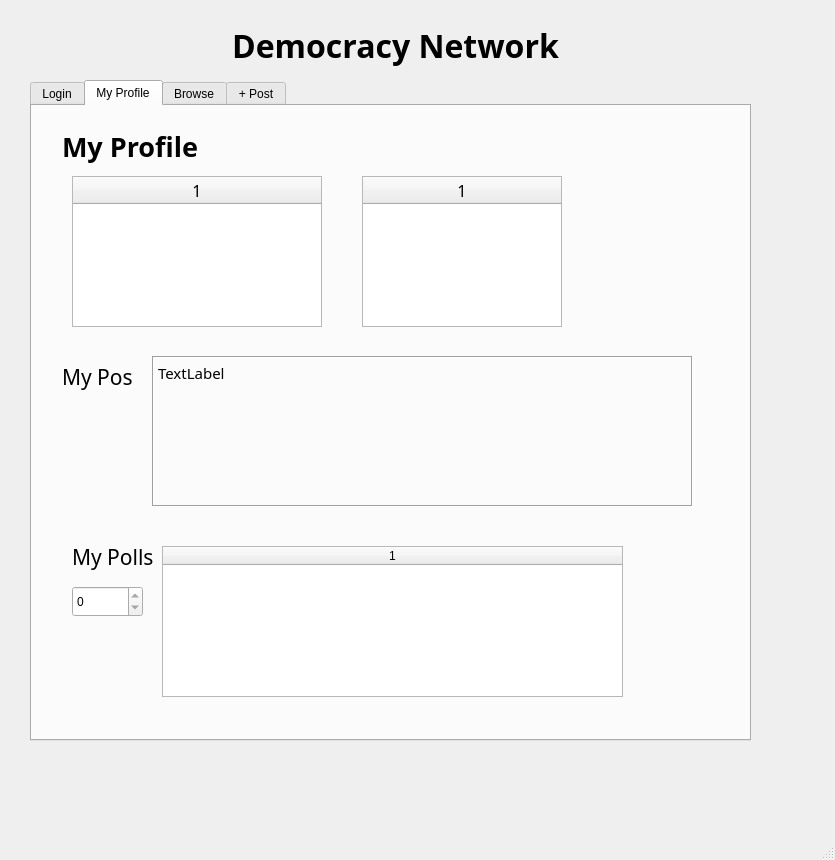
<?xml version="1.0" encoding="UTF-8"?>
<ui version="4.0">
 <class>SocialNetworkWindow</class>
 <widget class="QMainWindow" name="SocialNetworkWindow">
  <property name="geometry">
   <rect>
    <x>0</x>
    <y>0</y>
    <width>835</width>
    <height>860</height>
   </rect>
  </property>
  <property name="windowTitle">
   <string>SocialNetworkWindow</string>
  </property>
  <widget class="QWidget" name="centralwidget">
   <widget class="QTabWidget" name="tabs">
    <property name="geometry">
     <rect>
      <x>30</x>
      <y>80</y>
      <width>721</width>
      <height>661</height>
     </rect>
    </property>
    <property name="currentIndex">
     <number>1</number>
    </property>
    <widget class="QWidget" name="Login">
     <attribute name="title">
      <string>Login</string>
     </attribute>
     <widget class="QLabel" name="loginLabel">
      <property name="geometry">
       <rect>
        <x>220</x>
        <y>40</y>
        <width>241</width>
        <height>21</height>
       </rect>
      </property>
      <property name="font">
       <font>
        <family>Nunito Sans</family>
        <italic>true</italic>
       </font>
      </property>
      <property name="text">
       <string>Enter your name:</string>
      </property>
      <property name="alignment">
       <set>Qt::AlignmentFlag::AlignCenter</set>
      </property>
     </widget>
     <widget class="QTextEdit" name="loginTextEdit">
      <property name="geometry">
       <rect>
        <x>240</x>
        <y>80</y>
        <width>201</width>
        <height>41</height>
       </rect>
      </property>
      <property name="font">
       <font>
        <family>Nunito Sans</family>
        <pointsize>16</pointsize>
       </font>
      </property>
     </widget>
     <widget class="QPushButton" name="loginPushButton">
      <property name="geometry">
       <rect>
        <x>260</x>
        <y>160</y>
        <width>161</width>
        <height>51</height>
       </rect>
      </property>
      <property name="font">
       <font>
        <family>Nunito Sans</family>
        <pointsize>18</pointsize>
        <italic>false</italic>
       </font>
      </property>
      <property name="mouseTracking">
       <bool>false</bool>
      </property>
      <property name="autoFillBackground">
       <bool>false</bool>
      </property>
      <property name="text">
       <string>Login</string>
      </property>
     </widget>
    </widget>
    <widget class="QWidget" name="Self">
     <attribute name="title">
      <string>My Profile</string>
     </attribute>
     <widget class="QTableWidget" name="profileFriendsTable">
      <property name="geometry">
       <rect>
        <x>40</x>
        <y>70</y>
        <width>250</width>
        <height>151</height>
       </rect>
      </property>
      <property name="font">
       <font>
        <family>Nunito Sans</family>
        <pointsize>12</pointsize>
       </font>
      </property>
      <property name="columnCount">
       <number>1</number>
      </property>
      <attribute name="horizontalHeaderVisible">
       <bool>true</bool>
      </attribute>
      <attribute name="horizontalHeaderCascadingSectionResizes">
       <bool>false</bool>
      </attribute>
      <attribute name="horizontalHeaderMinimumSectionSize">
       <number>100</number>
      </attribute>
      <attribute name="horizontalHeaderDefaultSectionSize">
       <number>125</number>
      </attribute>
      <attribute name="horizontalHeaderStretchLastSection">
       <bool>true</bool>
      </attribute>
      <attribute name="verticalHeaderVisible">
       <bool>false</bool>
      </attribute>
      <attribute name="verticalHeaderMinimumSectionSize">
       <number>40</number>
      </attribute>
      <attribute name="verticalHeaderDefaultSectionSize">
       <number>40</number>
      </attribute>
      <column/>
     </widget>
     <widget class="QLabel" name="profilePostsLabel">
      <property name="geometry">
       <rect>
        <x>120</x>
        <y>250</y>
        <width>541</width>
        <height>151</height>
       </rect>
      </property>
      <property name="sizePolicy">
       <sizepolicy hsizetype="Preferred" vsizetype="Preferred">
        <horstretch>0</horstretch>
        <verstretch>0</verstretch>
       </sizepolicy>
      </property>
      <property name="font">
       <font>
        <family>Nunito Sans</family>
        <pointsize>11</pointsize>
       </font>
      </property>
      <property name="frameShape">
       <enum>QFrame::Shape::Box</enum>
      </property>
      <property name="frameShadow">
       <enum>QFrame::Shadow::Sunken</enum>
      </property>
      <property name="text">
       <string>TextLabel</string>
      </property>
      <property name="scaledContents">
       <bool>true</bool>
      </property>
      <property name="alignment">
       <set>Qt::AlignmentFlag::AlignLeading|Qt::AlignmentFlag::AlignLeft|Qt::AlignmentFlag::AlignTop</set>
      </property>
      <property name="wordWrap">
       <bool>true</bool>
      </property>
     </widget>
     <widget class="QLabel" name="profileTitleLabel">
      <property name="geometry">
       <rect>
        <x>30</x>
        <y>20</y>
        <width>281</width>
        <height>41</height>
       </rect>
      </property>
      <property name="font">
       <font>
        <family>Nunito Sans</family>
        <pointsize>20</pointsize>
        <italic>false</italic>
        <bold>true</bold>
        <underline>false</underline>
       </font>
      </property>
      <property name="text">
       <string>My Profile</string>
      </property>
      <property name="scaledContents">
       <bool>true</bool>
      </property>
      <property name="alignment">
       <set>Qt::AlignmentFlag::AlignLeading|Qt::AlignmentFlag::AlignLeft|Qt::AlignmentFlag::AlignVCenter</set>
      </property>
      <property name="wordWrap">
       <bool>false</bool>
      </property>
     </widget>
     <widget class="QTableWidget" name="profileSuggestionsTable">
      <property name="geometry">
       <rect>
        <x>330</x>
        <y>70</y>
        <width>200</width>
        <height>151</height>
       </rect>
      </property>
      <property name="font">
       <font>
        <family>Nunito Sans</family>
        <pointsize>12</pointsize>
       </font>
      </property>
      <property name="columnCount">
       <number>1</number>
      </property>
      <attribute name="horizontalHeaderVisible">
       <bool>true</bool>
      </attribute>
      <attribute name="horizontalHeaderCascadingSectionResizes">
       <bool>false</bool>
      </attribute>
      <attribute name="horizontalHeaderMinimumSectionSize">
       <number>100</number>
      </attribute>
      <attribute name="horizontalHeaderDefaultSectionSize">
       <number>125</number>
      </attribute>
      <attribute name="horizontalHeaderStretchLastSection">
       <bool>true</bool>
      </attribute>
      <attribute name="verticalHeaderVisible">
       <bool>false</bool>
      </attribute>
      <attribute name="verticalHeaderMinimumSectionSize">
       <number>40</number>
      </attribute>
      <attribute name="verticalHeaderDefaultSectionSize">
       <number>40</number>
      </attribute>
      <column/>
     </widget>
     <widget class="QLabel" name="label">
      <property name="geometry">
       <rect>
        <x>40</x>
        <y>430</y>
        <width>101</width>
        <height>41</height>
       </rect>
      </property>
      <property name="font">
       <font>
        <family>Nunito Sans</family>
        <pointsize>16</pointsize>
       </font>
      </property>
      <property name="text">
       <string>My Polls</string>
      </property>
     </widget>
     <widget class="QLabel" name="label_2">
      <property name="geometry">
       <rect>
        <x>30</x>
        <y>250</y>
        <width>71</width>
        <height>41</height>
       </rect>
      </property>
      <property name="font">
       <font>
        <family>Nunito Sans</family>
        <pointsize>16</pointsize>
       </font>
      </property>
      <property name="text">
       <string>My Posts</string>
      </property>
     </widget>
     <widget class="QTableWidget" name="profilePollTable">
      <property name="geometry">
       <rect>
        <x>130</x>
        <y>440</y>
        <width>461</width>
        <height>151</height>
       </rect>
      </property>
      <property name="rowCount">
       <number>0</number>
      </property>
      <property name="columnCount">
       <number>1</number>
      </property>
      <attribute name="horizontalHeaderMinimumSectionSize">
       <number>150</number>
      </attribute>
      <attribute name="horizontalHeaderDefaultSectionSize">
       <number>150</number>
      </attribute>
      <attribute name="horizontalHeaderStretchLastSection">
       <bool>true</bool>
      </attribute>
      <attribute name="verticalHeaderMinimumSectionSize">
       <number>40</number>
      </attribute>
      <attribute name="verticalHeaderDefaultSectionSize">
       <number>40</number>
      </attribute>
      <column/>
     </widget>
     <widget class="QSpinBox" name="profilePollSpinBox">
      <property name="geometry">
       <rect>
        <x>40</x>
        <y>480</y>
        <width>71</width>
        <height>31</height>
       </rect>
      </property>
      <property name="maximum">
       <number>0</number>
      </property>
     </widget>
    </widget>
    <widget class="QWidget" name="Other">
     <attribute name="title">
      <string>Browse</string>
     </attribute>
     <widget class="QPushButton" name="otherAddButton">
      <property name="geometry">
       <rect>
        <x>490</x>
        <y>20</y>
        <width>101</width>
        <height>41</height>
       </rect>
      </property>
      <property name="font">
       <font>
        <family>Nunito Sans</family>
        <pointsize>13</pointsize>
        <italic>false</italic>
       </font>
      </property>
      <property name="mouseTracking">
       <bool>false</bool>
      </property>
      <property name="autoFillBackground">
       <bool>false</bool>
      </property>
      <property name="text">
       <string>+ Add Friend</string>
      </property>
     </widget>
     <widget class="QLabel" name="otherTitleLabel">
      <property name="geometry">
       <rect>
        <x>20</x>
        <y>20</y>
        <width>281</width>
        <height>41</height>
       </rect>
      </property>
      <property name="font">
       <font>
        <family>Nunito Sans</family>
        <pointsize>20</pointsize>
        <italic>false</italic>
        <bold>true</bold>
        <underline>false</underline>
       </font>
      </property>
      <property name="text">
       <string>Add some friends first!</string>
      </property>
      <property name="scaledContents">
       <bool>true</bool>
      </property>
      <property name="alignment">
       <set>Qt::AlignmentFlag::AlignLeading|Qt::AlignmentFlag::AlignLeft|Qt::AlignmentFlag::AlignVCenter</set>
      </property>
      <property name="wordWrap">
       <bool>false</bool>
      </property>
     </widget>
     <widget class="QLabel" name="otherPostsLabel">
      <property name="geometry">
       <rect>
        <x>150</x>
        <y>260</y>
        <width>471</width>
        <height>141</height>
       </rect>
      </property>
      <property name="sizePolicy">
       <sizepolicy hsizetype="Preferred" vsizetype="Preferred">
        <horstretch>0</horstretch>
        <verstretch>0</verstretch>
       </sizepolicy>
      </property>
      <property name="font">
       <font>
        <family>Nunito Sans</family>
        <pointsize>11</pointsize>
       </font>
      </property>
      <property name="frameShape">
       <enum>QFrame::Shape::Box</enum>
      </property>
      <property name="frameShadow">
       <enum>QFrame::Shadow::Sunken</enum>
      </property>
      <property name="text">
       <string>TextLabel</string>
      </property>
      <property name="scaledContents">
       <bool>true</bool>
      </property>
      <property name="alignment">
       <set>Qt::AlignmentFlag::AlignLeading|Qt::AlignmentFlag::AlignLeft|Qt::AlignmentFlag::AlignTop</set>
      </property>
      <property name="wordWrap">
       <bool>true</bool>
      </property>
     </widget>
     <widget class="QTableWidget" name="otherFriendsTable">
      <property name="geometry">
       <rect>
        <x>150</x>
        <y>80</y>
        <width>250</width>
        <height>151</height>
       </rect>
      </property>
      <property name="font">
       <font>
        <family>Nunito Sans</family>
        <pointsize>12</pointsize>
       </font>
      </property>
      <property name="columnCount">
       <number>1</number>
      </property>
      <attribute name="horizontalHeaderVisible">
       <bool>true</bool>
      </attribute>
      <attribute name="horizontalHeaderCascadingSectionResizes">
       <bool>false</bool>
      </attribute>
      <attribute name="horizontalHeaderMinimumSectionSize">
       <number>100</number>
      </attribute>
      <attribute name="horizontalHeaderDefaultSectionSize">
       <number>125</number>
      </attribute>
      <attribute name="horizontalHeaderStretchLastSection">
       <bool>true</bool>
      </attribute>
      <attribute name="verticalHeaderVisible">
       <bool>false</bool>
      </attribute>
      <attribute name="verticalHeaderMinimumSectionSize">
       <number>40</number>
      </attribute>
      <attribute name="verticalHeaderDefaultSectionSize">
       <number>40</number>
      </attribute>
      <column/>
     </widget>
     <widget class="QTableWidget" name="otherPollTable">
      <property name="geometry">
       <rect>
        <x>150</x>
        <y>420</y>
        <width>351</width>
        <height>191</height>
       </rect>
      </property>
      <property name="font">
       <font>
        <family>Nunito Sans</family>
        <pointsize>12</pointsize>
       </font>
      </property>
      <property name="columnCount">
       <number>1</number>
      </property>
      <attribute name="horizontalHeaderVisible">
       <bool>true</bool>
      </attribute>
      <attribute name="horizontalHeaderCascadingSectionResizes">
       <bool>false</bool>
      </attribute>
      <attribute name="horizontalHeaderMinimumSectionSize">
       <number>100</number>
      </attribute>
      <attribute name="horizontalHeaderDefaultSectionSize">
       <number>125</number>
      </attribute>
      <attribute name="horizontalHeaderStretchLastSection">
       <bool>true</bool>
      </attribute>
      <attribute name="verticalHeaderVisible">
       <bool>false</bool>
      </attribute>
      <attribute name="verticalHeaderMinimumSectionSize">
       <number>40</number>
      </attribute>
      <attribute name="verticalHeaderDefaultSectionSize">
       <number>40</number>
      </attribute>
      <column/>
     </widget>
     <widget class="QLabel" name="label_3">
      <property name="geometry">
       <rect>
        <x>40</x>
        <y>420</y>
        <width>101</width>
        <height>41</height>
       </rect>
      </property>
      <property name="font">
       <font>
        <family>Nunito Sans</family>
        <pointsize>16</pointsize>
       </font>
      </property>
      <property name="text">
       <string>Polls</string>
      </property>
     </widget>
     <widget class="QLabel" name="label_4">
      <property name="geometry">
       <rect>
        <x>30</x>
        <y>260</y>
        <width>101</width>
        <height>41</height>
       </rect>
      </property>
      <property name="font">
       <font>
        <family>Nunito Sans</family>
        <pointsize>16</pointsize>
       </font>
      </property>
      <property name="text">
       <string>Latest Posts</string>
      </property>
     </widget>
     <widget class="QLabel" name="label_5">
      <property name="geometry">
       <rect>
        <x>30</x>
        <y>80</y>
        <width>101</width>
        <height>41</height>
       </rect>
      </property>
      <property name="font">
       <font>
        <family>Nunito Sans</family>
        <pointsize>16</pointsize>
       </font>
      </property>
      <property name="text">
       <string>Their Friends</string>
      </property>
     </widget>
     <widget class="QSpinBox" name="otherPollSpinBox">
      <property name="geometry">
       <rect>
        <x>40</x>
        <y>460</y>
        <width>81</width>
        <height>31</height>
       </rect>
      </property>
      <property name="maximum">
       <number>0</number>
      </property>
     </widget>
    </widget>
    <widget class="QWidget" name="Post">
     <attribute name="title">
      <string>+ Post</string>
     </attribute>
     <widget class="QTextEdit" name="postEdit">
      <property name="geometry">
       <rect>
        <x>30</x>
        <y>100</y>
        <width>331</width>
        <height>61</height>
       </rect>
      </property>
      <property name="placeholderText">
       <string extracomment="Add a post..."/>
      </property>
     </widget>
     <widget class="QPushButton" name="postButton">
      <property name="geometry">
       <rect>
        <x>400</x>
        <y>170</y>
        <width>101</width>
        <height>41</height>
       </rect>
      </property>
      <property name="font">
       <font>
        <family>Nunito Sans</family>
        <pointsize>13</pointsize>
        <italic>false</italic>
       </font>
      </property>
      <property name="mouseTracking">
       <bool>false</bool>
      </property>
      <property name="autoFillBackground">
       <bool>false</bool>
      </property>
      <property name="text">
       <string>Add Post &gt;</string>
      </property>
     </widget>
     <widget class="QTableWidget" name="pollTable">
      <property name="geometry">
       <rect>
        <x>320</x>
        <y>350</y>
        <width>250</width>
        <height>151</height>
       </rect>
      </property>
      <property name="font">
       <font>
        <family>Nunito Sans</family>
        <pointsize>12</pointsize>
       </font>
      </property>
      <property name="columnCount">
       <number>1</number>
      </property>
      <attribute name="horizontalHeaderVisible">
       <bool>true</bool>
      </attribute>
      <attribute name="horizontalHeaderCascadingSectionResizes">
       <bool>false</bool>
      </attribute>
      <attribute name="horizontalHeaderMinimumSectionSize">
       <number>100</number>
      </attribute>
      <attribute name="horizontalHeaderDefaultSectionSize">
       <number>125</number>
      </attribute>
      <attribute name="horizontalHeaderStretchLastSection">
       <bool>true</bool>
      </attribute>
      <attribute name="verticalHeaderVisible">
       <bool>false</bool>
      </attribute>
      <attribute name="verticalHeaderMinimumSectionSize">
       <number>40</number>
      </attribute>
      <attribute name="verticalHeaderDefaultSectionSize">
       <number>40</number>
      </attribute>
      <column/>
     </widget>
     <widget class="QLabel" name="postLabel1">
      <property name="geometry">
       <rect>
        <x>30</x>
        <y>30</y>
        <width>111</width>
        <height>41</height>
       </rect>
      </property>
      <property name="font">
       <font>
        <family>Nunito Sans</family>
        <pointsize>16</pointsize>
       </font>
      </property>
      <property name="text">
       <string>Create Post</string>
      </property>
     </widget>
     <widget class="QLabel" name="pollLabel1">
      <property name="geometry">
       <rect>
        <x>40</x>
        <y>300</y>
        <width>111</width>
        <height>41</height>
       </rect>
      </property>
      <property name="font">
       <font>
        <family>Nunito Sans</family>
        <pointsize>16</pointsize>
       </font>
      </property>
      <property name="text">
       <string>Create Poll</string>
      </property>
     </widget>
     <widget class="QPushButton" name="pollButton">
      <property name="geometry">
       <rect>
        <x>460</x>
        <y>520</y>
        <width>101</width>
        <height>41</height>
       </rect>
      </property>
      <property name="font">
       <font>
        <family>Nunito Sans</family>
        <pointsize>13</pointsize>
        <italic>false</italic>
       </font>
      </property>
      <property name="mouseTracking">
       <bool>false</bool>
      </property>
      <property name="autoFillBackground">
       <bool>false</bool>
      </property>
      <property name="text">
       <string>Add Post &gt;</string>
      </property>
     </widget>
     <widget class="QPushButton" name="pollAddOptionButton">
      <property name="geometry">
       <rect>
        <x>170</x>
        <y>490</y>
        <width>111</width>
        <height>31</height>
       </rect>
      </property>
      <property name="font">
       <font>
        <family>Nunito Sans</family>
        <pointsize>13</pointsize>
        <italic>false</italic>
       </font>
      </property>
      <property name="mouseTracking">
       <bool>false</bool>
      </property>
      <property name="autoFillBackground">
       <bool>false</bool>
      </property>
      <property name="text">
       <string>Add Option</string>
      </property>
     </widget>
     <widget class="QTextEdit" name="pollMessageEdit">
      <property name="geometry">
       <rect>
        <x>40</x>
        <y>370</y>
        <width>231</width>
        <height>41</height>
       </rect>
      </property>
     </widget>
     <widget class="QLabel" name="pollLabel2">
      <property name="geometry">
       <rect>
        <x>40</x>
        <y>350</y>
        <width>111</width>
        <height>21</height>
       </rect>
      </property>
      <property name="font">
       <font>
        <family>Nunito Sans</family>
        <pointsize>13</pointsize>
       </font>
      </property>
      <property name="text">
       <string>Message:</string>
      </property>
     </widget>
     <widget class="QTextEdit" name="pollOptionEdit">
      <property name="geometry">
       <rect>
        <x>40</x>
        <y>440</y>
        <width>231</width>
        <height>41</height>
       </rect>
      </property>
     </widget>
     <widget class="QPushButton" name="pollRemoveOptionButton">
      <property name="geometry">
       <rect>
        <x>170</x>
        <y>520</y>
        <width>111</width>
        <height>31</height>
       </rect>
      </property>
      <property name="font">
       <font>
        <family>Nunito Sans</family>
        <pointsize>13</pointsize>
        <italic>false</italic>
       </font>
      </property>
      <property name="mouseTracking">
       <bool>false</bool>
      </property>
      <property name="autoFillBackground">
       <bool>false</bool>
      </property>
      <property name="text">
       <string>Remove Option</string>
      </property>
     </widget>
     <widget class="QLabel" name="pollLabel3">
      <property name="geometry">
       <rect>
        <x>40</x>
        <y>420</y>
        <width>111</width>
        <height>21</height>
       </rect>
      </property>
      <property name="font">
       <font>
        <family>Nunito Sans</family>
        <pointsize>13</pointsize>
       </font>
      </property>
      <property name="text">
       <string>Option:</string>
      </property>
     </widget>
     <widget class="QTextEdit" name="postIncomingEdit">
      <property name="geometry">
       <rect>
        <x>150</x>
        <y>180</y>
        <width>211</width>
        <height>31</height>
       </rect>
      </property>
      <property name="font">
       <font>
        <family>Nunito Sans</family>
        <pointsize>13</pointsize>
       </font>
      </property>
     </widget>
     <widget class="QLabel" name="postLabel2">
      <property name="geometry">
       <rect>
        <x>40</x>
        <y>70</y>
        <width>111</width>
        <height>21</height>
       </rect>
      </property>
      <property name="font">
       <font>
        <family>Nunito Sans</family>
        <pointsize>13</pointsize>
       </font>
      </property>
      <property name="text">
       <string>Message:</string>
      </property>
     </widget>
     <widget class="QCheckBox" name="postIncoming">
      <property name="geometry">
       <rect>
        <x>20</x>
        <y>180</y>
        <width>121</width>
        <height>31</height>
       </rect>
      </property>
      <property name="text">
       <string>Incoming Post?</string>
      </property>
     </widget>
    </widget>
   </widget>
   <widget class="QLabel" name="title">
    <property name="geometry">
     <rect>
      <x>230</x>
      <y>20</y>
      <width>331</width>
      <height>51</height>
     </rect>
    </property>
    <property name="font">
     <font>
      <family>Nunito Sans</family>
      <pointsize>24</pointsize>
      <bold>true</bold>
     </font>
    </property>
    <property name="text">
     <string>Democracy Network</string>
    </property>
    <property name="alignment">
     <set>Qt::AlignmentFlag::AlignCenter</set>
    </property>
   </widget>
  </widget>
  <widget class="QMenuBar" name="menubar">
   <property name="geometry">
    <rect>
     <x>0</x>
     <y>0</y>
     <width>835</width>
     <height>42</height>
    </rect>
   </property>
  </widget>
  <widget class="QStatusBar" name="statusbar"/>
 </widget>
 <resources/>
 <connections/>
</ui>
